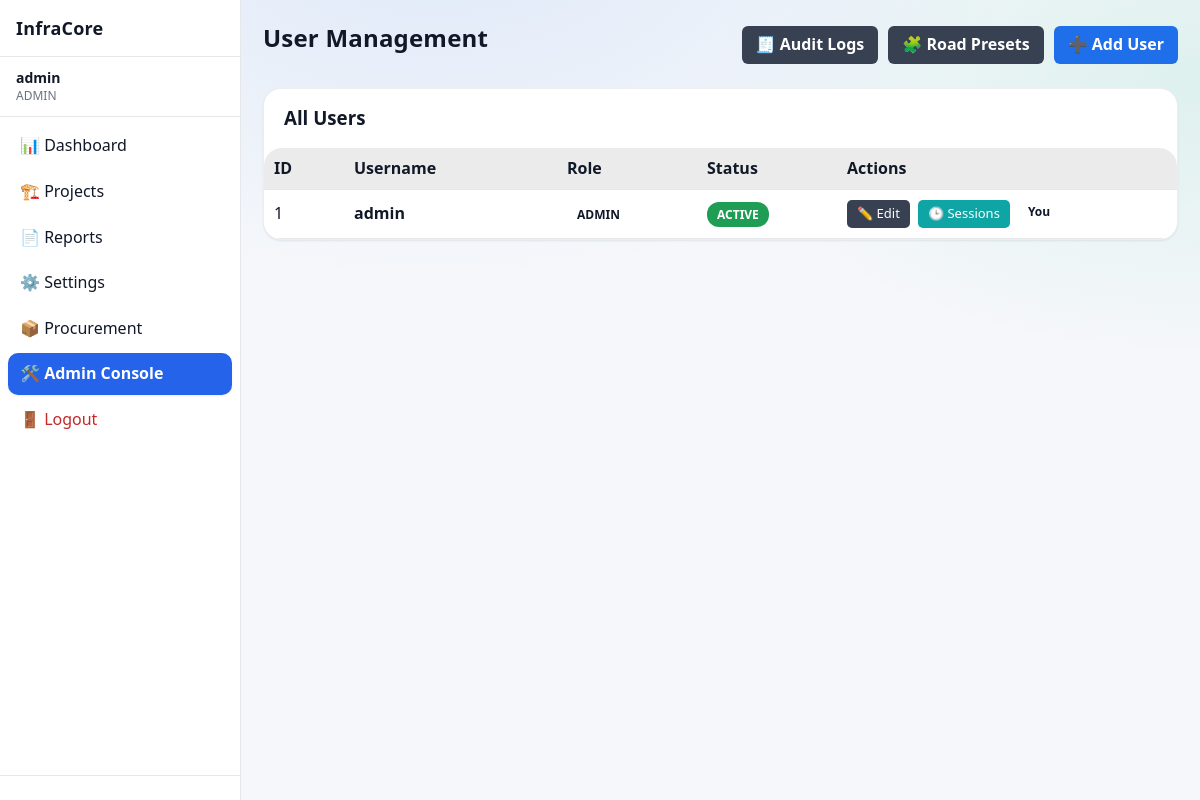
/admin/users (signed in), run on an earlier commit of the app's database.
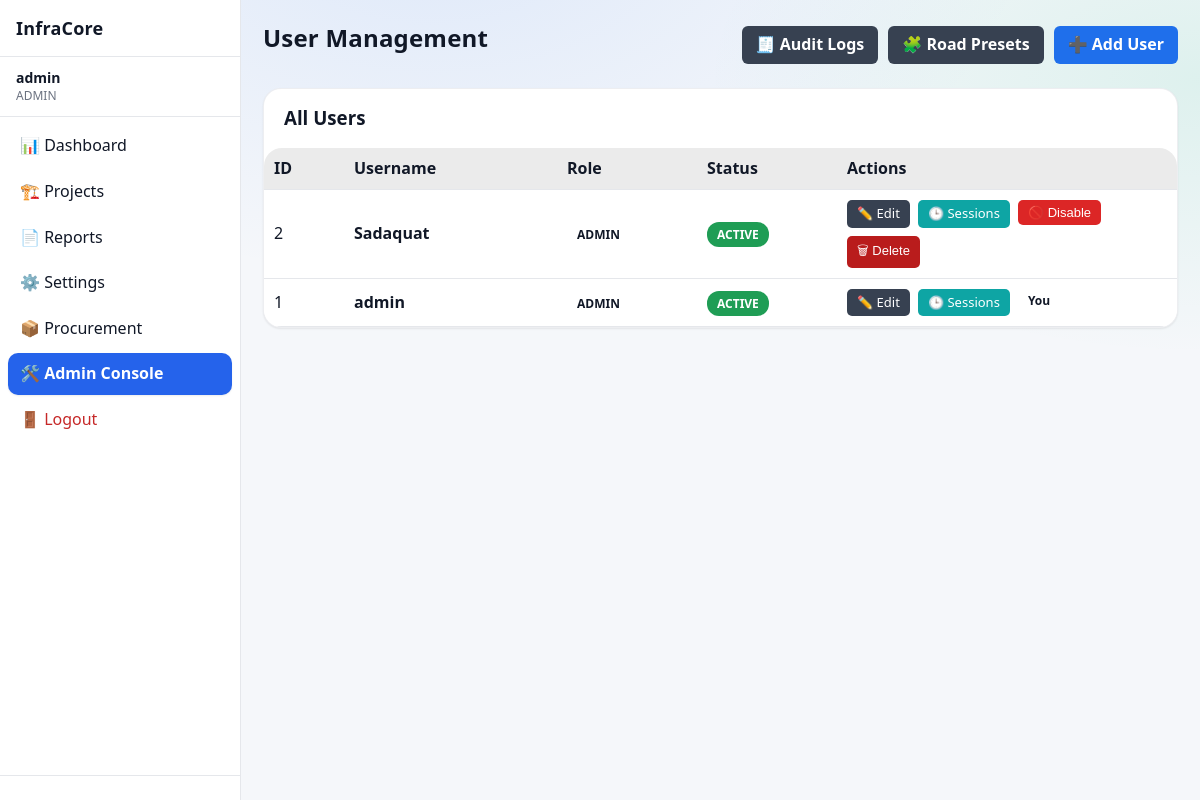
And on a later commit of the database.
### app/models/user.py (models this page shows)
class User(Base):
    __tablename__ = "users"
    id = Column(Integer, primary_key=True, index=True)
    username = Column(String, unique=True, index=True, nullable=False)
    password_hash = Column(String, nullable=False)
    role = Column(String, default="user")
    is_active = Column(Boolean, default=True, nullable=False)
    created_at = Column(DateTime, default=datetime.utcnow, nullable=False)
    updated_at = Column(
        DateTime,
        default=datetime.utcnow,
        onupdate=datetime.utcnow,
        nullable=False
    )

### app/routes/admin.py (the view)
@router.get("/users", response_class=HTMLResponse)
def users_list(request: Request, db: Session = Depends(get_db)):
    admin = admin_guard(request)
    if not admin:
        return RedirectResponse("/dashboard", status_code=302)
    users = db.query(User).order_by(User.id.desc()).all()
    html = templates.get_template("admin/users_list.html").render(
        request=request,
        title="User Management",
        users=users,
        user=admin,
    )
    return HTMLResponse(content=html)

### app/templates/admin/users_list.html (shortened to what the changed rows need)
{% extends "base.html" %}
{% block content %}
<div class="page-header"
     style="display:flex;justify-content:space-between;align-items:center;margin-bottom:20px">
    <h1 class="page-title">User Management</h1>
</div>
<div class="card" style="padding:0">
    <table class="table" style="margin:0">
        <thead>
            <tr style="background:rgba(255,255,255,0.04)">
                <th style="width:60px">ID</th>
                <th>Username</th>
                <th style="width:120px">Role</th>
                <th style="width:120px">Status</th>
                <th style="width:320px">Actions</th>
            </tr>
        </thead>
        <tbody>
        {% if users and users|length > 0 %}
        {% for u in users %}
            <tr style="border-bottom:1px solid rgba(255,255,255,0.05)">
                <td>{{ u.id }}</td>
                <td><strong>{{ u.username }}</strong></td>
                <td>
                    <span class="badge badge-info">
                        {{ u.role | upper }}
                    </span>
                </td>
                <td>
                    {% if u.is_active %}
                        <span class="badge badge-success">ACTIVE</span>
                    {% else %}
                        <span class="badge badge-danger">DISABLED</span>
                    {% endif %}
                </td>
                <td>
                    <div style="display:flex;gap:8px;flex-wrap:wrap">
                        <a href="/admin/users/{{ u.id }}/edit"
                           style="
                               background:#374151;
                               color:#ffffff;
                               padding:5px 10px;
                               border-radius:5px;
                               font-size:13px;
                               text-decoration:none;
                           ">
                            ✏️ Edit
                        </a>
                        <a href="/admin/users/{{ u.id }}/sessions"
                           style="
                               background:#0ea5a4;
                               color:#ffffff;
                               padding:5px 10px;
                               border-radius:5px;
                               font-size:13px;
                               text-decoration:none;
                           ">
                            🕒 Sessions
                        </a>
                        {% if user["id"] != u.id %}
                            <form
                                method="post"
                                action="/admin/users/{{ u.id }}/toggle"
                                style="display:inline"
                            >
                                {% if u.is_active %}
                                    <button type="submit"
                                        style="
                                            background:#dc2626;
                                            color:#ffffff;
                                            padding:5px 10px;
                                            border:none;
                                            border-radius:5px;
                                            font-size:13px;
                                            cursor:pointer;
                                        ">
                                        🚫 Disable
                                    </button>
                                {% endif %}
                            </form>
                            {% if user["role"] == "admin" %}
                            <form method="post"
                                  action="/admin/users/{{ u.id }}/delete"
                                  style="display:inline"
                                  onsubmit="return confirm('Delete this user permanently? This cannot be undone.')">
                                <button type="submit"
                                    style="
                                        background:#b91c1c;
                                        color:#ffffff;
                                        padding:5px 10px;
                                        border:none;
                                        border-radius:5px;
                                        font-size:13px;
                                        cursor:pointer;
                                    ">
                                    🗑 Delete
                                </button>
                            </form>
                            {% endif %}
                        {% else %}
                            <span class="badge badge-warning">
                                You
                            </span>
                        {% endif %}
                    </div>
                </td>
            </tr>
        {% endfor %}
        {% endif %}
        </tbody>
    </table>
</div>
{% endblock %}

What changed in the data, as far as the page shows it:
added User: id "2", username "Sadaquat", role "ADMIN", is_active "ACTIVE"
